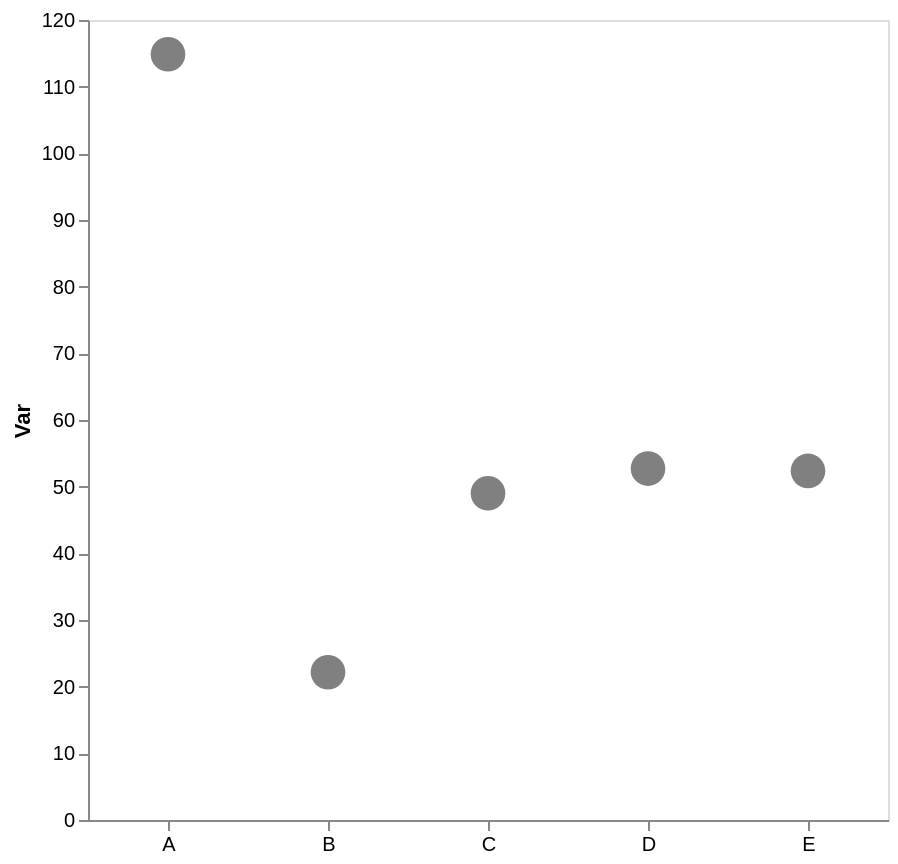

Source (Vega-Lite JSON):
### Vega-Lite specification from a JSON file in a GitHub repository (floating-point values rounded to 4 significant figures)
{"config": {"view": {"continuousWidth": 300, "continuousHeight": 300}, "axis": {"grid": false}, "bar": {"color": "gray"}}, "data": {"name": "data-385b5c2448668a6d4b6da59ae634e705"}, "mark": {"type": "point", "color": "gray", "filled": true, "size": 300}, "encoding": {"x": {"axis": {"labelAngle": 0, "title": null}, "field": "cat", "type": "nominal"}, "y": {"aggregate": "mean", "axis": {"title": "Var"}, "field": "var1", "type": "quantitative"}}, "height": 400, "width": 400, "$schema": "https://vega.github.io/schema/vega-lite/v5.17.0.json", "datasets": {"data-385b5c2448668a6d4b6da59ae634e705": [{"cat": "C", "var1": 54.69, "var2": 51.86}, {"cat": "B", "var1": 22.17, "var2": 44.48}, {"cat": "D", "var1": 59.13, "var2": 47.24}, {"cat": "C", "var1": 48.44, "var2": 53.39}, {"cat": "E", "var1": 60.93, "var2": 53.54}, {"cat": "D", "var1": 49.16, "var2": 42.68}, {"cat": "A", "var1": 114.9, "var2": 41.53}, {"cat": "C", "var1": 43.91, "var2": 64.03}, {"cat": "E", "var1": 41.05, "var2": 59.53}, {"cat": "E", "var1": 54.27, "var2": 45.5}, {"cat": "D", "var1": 49.84, "var2": 48.19}, {"cat": "E", "var1": 53.2, "var2": 37.14}]}}
